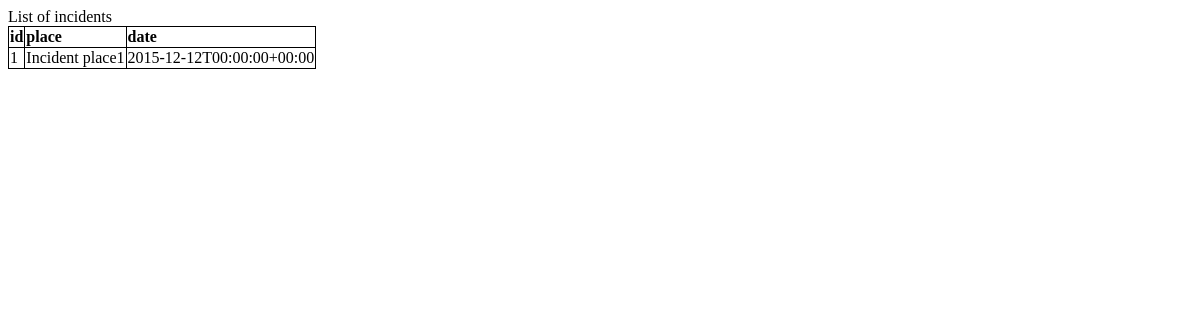
/showIncident/, run on an earlier commit of the app's database.
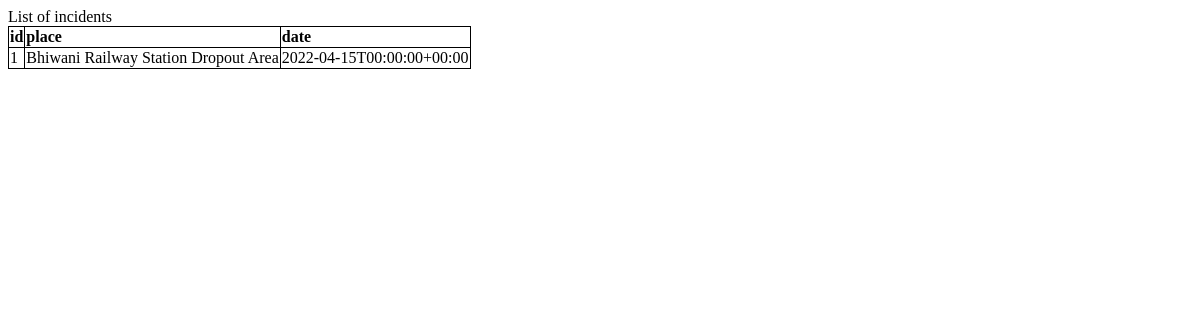
And on a later commit of the database.
### app/models.py (models this page shows, shortened)
class Incident(models.Model):
    place = models.TextField(max_length=100)
    date = models.DateTimeField(editable=True)
    class Meta:
        db_table = "incident"
    def get_fields(self):
        return [(field.name, field.value_to_string(self)) for field in Incident._meta.fields]

### app/views.py (the view)
# urls.py: re_path(r'^showIncident/', showPetitioner, {'type':'incident'}),
@csrf_exempt
def showPetitioner(request, type):
    objects = list(ObjSwitcher[type].objects.all())
    ctx = {
        'count' : 0,
        'objects': objects,
        'type' : type
    }
    if objects:
        fields = objects[0].get_fields
        ctx['fields'] = fields
        return render(request, 'showcontent.html', ctx)
    else:
        return render(request, 'notpresent.html', ctx)

### templates/showcontent.html (shortened to what this page needs)
<form method="post" novalidate>
    List of {{ type }}s
    <table>
        <tr>
        {% for name, value in fields %}
        <td><b>{{ name }}</b></td>
        {% endfor %}
        </tr>
   {% for field in objects %}
        <tr>
        {% for name, value in field.get_fields %}
        {% if value %}
           <td>{{ value }}</td>
        {% endif %}
        {% endfor %}
        </tr>
    {% endfor %}
    </table>
</form>

### templates/showcontent.html (style rules this page uses)
table, th, td { border: 1px solid black; border-collapse: collapse; }

What changed in the data, as far as the page shows it:
removed Incident: get_fields "1" "Incident place1" "2015-12-12T00:00:00+00:00"
added Incident: get_fields "1" "Bhiwani Railway Station Dropout Area" "2022-04-15T00:00:00+00:00"
